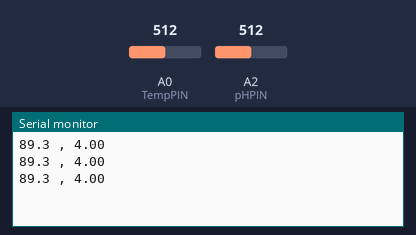
Simulated run of this sketch. Board: Arduino Uno, built with avr-gcc and run on an emulated ATmega328P. On the bench: the last lines printed to the serial monitor. The test bench sets the inputs (shaded band); at power-on: A0 (TempPIN) = 512, A2 (pHPIN) = 512.

Above: at 1.3 s.
1.4 s: A0 (TempPIN) set to 716
At 1.9 s:
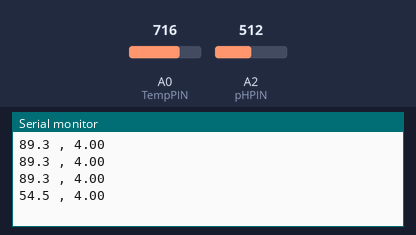
2.9 s: A2 (pHPIN) set to 716
At 3.4 s:
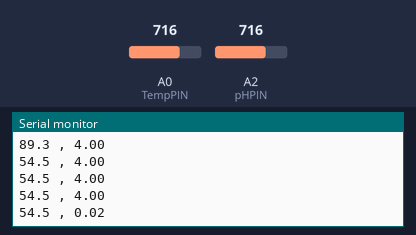
4.4 s: A0 (TempPIN) set to 900
At 4.9 s:
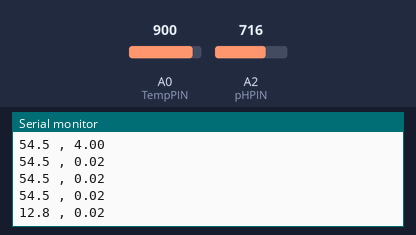
5.9 s: A2 (pHPIN) set to 900
At 6.4 s:
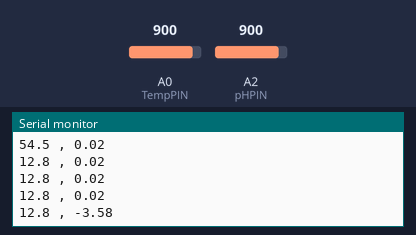
Timing chart, 0 to 8.4 s (numbered marks = the images above; inputs shaded):
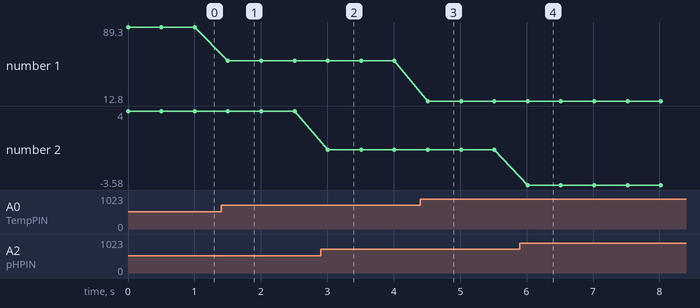

Measured:
- after the input at 1.4 s, the serial monitor: prints a new line after 0.10 s (image 1)
- after the input at 2.9 s, the serial monitor: prints a new line after 0.11 s (image 2)
- after the input at 4.4 s, the serial monitor: prints a new line after 0.11 s (image 3)
- after the input at 5.9 s, the serial monitor: prints a new line after 0.12 s (image 4)
- plotted number 1: 89.3 → 54.5 after the input at 1.4 s, 54.5 → 12.8 after the input at 4.4 s
- plotted number 2: 4 → 0.02 after the input at 2.9 s, 0.02 → -3.58 after the input at 5.9 s

The sketch:

Temp_pH.ino
```cpp
#include <math.h> // Used for calculations
int TempPIN = A0;// Analog Pin 0 for temperature
int pHPIN = A2; // Analog Pin 2 for pH sensor
int TimeInterval = 500; // Time between readings (in ms)
int InputNumber = 0;

void setup()
{
  Serial.begin(9600);
}
void loop()
{
  int count; //reading from the A/D converter (10-bit)
  float temp; //the print below does the division first to avoid overflows
  count = analogRead(TempPIN); // read count from the A/D converter
  temp = thermistor(count); // and  convert it to CelsiusSerial.print(Time/1000); //display in seconds, not milliseconds
  Serial.print(temp,1); // display temperature to one digit
  Serial.print(" , ");
  float voltage, pH; //global variable for reading from A/D converter
  voltage = getVoltage(pHPIN); //Measure the voltage at the analog pin
  pH = ((1.75 - voltage) / .25) + 7 ; // Convert the voltage to pH levels
  Serial.println(pH);
  delay(TimeInterval); // Delay a bit...
  InputNumber++;
}
float thermistor(int raw) //This function calculates temperature from ADC count
{

  long resistance;
  float resistor = 15000; //fixed resistor
  float temp;  // Dual-Purpose variable to save space.
  resistance=( resistor*raw /(1024-raw));
  temp = log(resistance); // Saving the Log(resistance) to not calculate it 4 times later
  temp = 1 / (0.00102119 + (0.000222468 * temp) + (0.000000133342 * temp * temp * temp));
  temp = temp - 273.15; // Convert Kelvin to Celsius
  temp = (temp * 9.0)/ 5.0 + 32.0; //Convert Celsius to Fahrenheit
  return temp; // Return the Temperature
}
float getVoltage(int pin)
{
  return (analogRead(pin) * 0.004882814); //calculate and return pH value from raw voltage data
}
```
